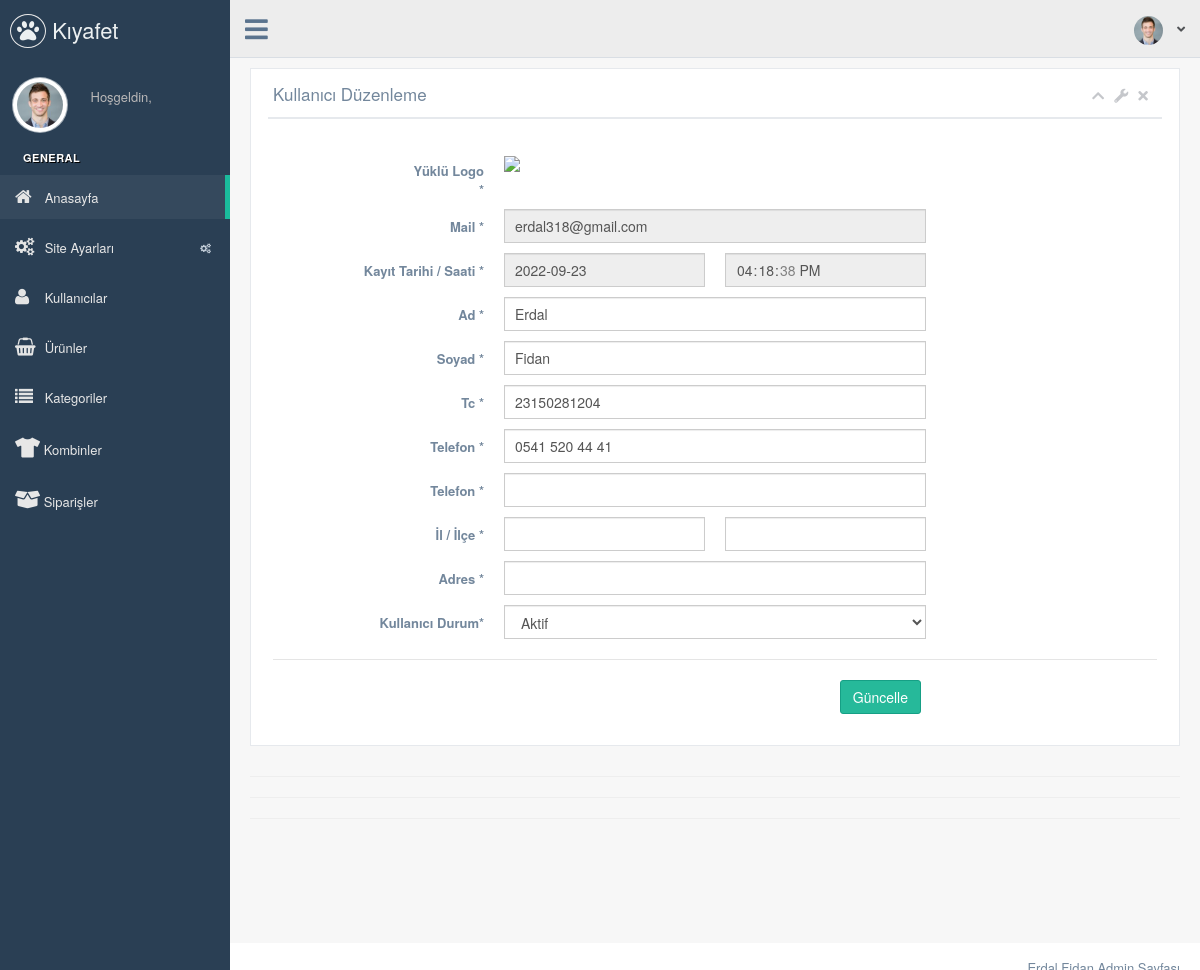
Screenshot of /nedmin/production/kullanici-duzenle?kullanici_id=2 (signed in) with the database file from the repository.
### tables this page shows
CREATE TABLE `kullanici` (
  `kullanici_id` int(11) NOT NULL,
  `kullanici_tc` varchar(50) NOT NULL,
  `kullanici_ad` varchar(50) NOT NULL,
  `kullanici_soyad` varchar(50) NOT NULL,
  `kullanici_mail` varchar(50) NOT NULL,
  `kullanici_password` varchar(50) NOT NULL,
  `kullanici_il` varchar(50) NOT NULL,
  `kullanici_ilce` varchar(50) NOT NULL,
  `kullanici_zip` varchar(50) NOT NULL,
  `kullanici_adres` text NOT NULL,
  `kullanici_tel` varchar(50) NOT NULL,
  `kullanici_resim` varchar(250) NOT NULL,
  `kullanici_durum` enum('0','1') NOT NULL DEFAULT '1',
  `kullanici_zaman` datetime NOT NULL DEFAULT CURRENT_TIMESTAMP
);

### nedmin/production/kullanici-duzenle.php (the view, shortened to what this page needs)
<?php
include 'header.php';
$kullanicisor=$db->prepare("SELECT * FROM kullanici where kullanici_id=:id");
$kullanicisor->execute(array(
	'id' => $_GET['kullanici_id']
));
$kullanicicek=$kullanicisor->fetch(PDO::FETCH_ASSOC);
?>
<div class="right_col" role="main">
	<div class="">
		<div class="row">
			<div class="col-md-12 col-sm-12 col-xs-12">
				<div class="x_panel">
					<div class="x_title">
						<h2>Kullanıcı Düzenleme </h2>
						<ul class="nav navbar-right panel_toolbox">
							<li><a class="collapse-link"><i class="fa fa-chevron-up"></i></a>
							</li>
							<li class="dropdown">
								<a href="#" class="dropdown-toggle" data-toggle="dropdown" role="button" aria-expanded="false"><i class="fa fa-wrench"></i></a>
							</li>
							<li><a class="close-link"><i class="fa fa-close"></i></a>
							</li>
						</ul>
						<div class="clearfix"></div>
					</div>
					<div class="x_content">
						<br />
						<form action="../netting/islem.php" method="POST" id="demo-form2" data-parsley-validate class="form-horizontal form-label-left">
							<?php
							$zaman=explode(" ",$kullanicicek['kullanici_zaman']);
							?>
							<div class="form-group">
								<label class="control-label col-md-3 col-sm-3 col-xs-12" for="first-name">Yüklü Logo<br><span class="required">*</span>
								</label>
								<div class="col-md-6 col-sm-6 col-xs-12">
									<img width="200"  src="../../<?php echo $kullanicicek['kullanici_resim']; ?>">
								</div>
							</div>
							<div class="form-group">
								<label class="control-label col-md-3 col-sm-3 col-xs-12" for="first-name">Mail <span class="required">*</span>
								</label>
								<div class="col-md-6 col-sm-6 col-xs-12">
									<input type="mail" id="first-name" name="kullanici_mail" disabled="" value="<?php echo $kullanicicek['kullanici_mail'] ?>" required="required" class="form-control col-md-7 col-xs-12">
								</div>
							</div>
							<div class="form-group">
								<label class="control-label col-md-3 col-sm-3 col-xs-12" for="first-name">Kayıt Tarihi / Saati <span class="required">*</span>
								</label>
								<div class="col-md-3 col-sm-3 col-xs-6">
									<input type="" id="first-name" name="kullanici_zaman" disabled="" value="<?php echo $zaman[0]; ?>" required="required" class="form-control col-md-7 col-xs-12">
								</div>
								<div class="col-md-3 col-sm-3 col-xs-6">
									<input type="time" id="first-name" name="kullanici_zaman" disabled="" value="<?php echo $zaman[1]; ?>" required="required" class="form-control col-md-7 col-xs-12">
								</div>
							</div>
							<div class="form-group">
								<label class="control-label col-md-3 col-sm-3 col-xs-12" for="first-name">Ad <span class="required">*</span>
								</label>
								<div class="col-md-6 col-sm-6 col-xs-12">
									<input style="text-transform: capitalize;" type="text" id="first-name" name="kullanici_ad" value="<?php echo $kullanicicek['kullanici_ad'] ?>" required="required" class="form-control col-md-7 col-xs-12">
								</div>
							</div>
							<div class="form-group">
								<label class="control-label col-md-3 col-sm-3 col-xs-12" for="first-name">Soyad <span class="required">*</span>
								</label>
								<div class="col-md-6 col-sm-6 col-xs-12">
									<input style="text-transform: capitalize;" type="text" id="first-name" name="kullanici_soyad" value="<?php echo $kullanicicek['kullanici_soyad'] ?>" required="required" class="form-control col-md-7 col-xs-12">
								</div>
							</div>
							<div class="form-group">
								<label class="control-label col-md-3 col-sm-3 col-xs-12" for="first-name">Tc <span class="required">*</span>
								</label>
								<div class="col-md-6 col-sm-6 col-xs-12">
									<input type="text" id="first-name" name="kullanici_tc" value="<?php echo $kullanicicek['kullanici_tc'] ?>" required="required" class="form-control col-md-7 col-xs-12">
								</div>
							</div>
							<div class="form-group">
								<label class="control-label col-md-3 col-sm-3 col-xs-12" for="first-name">Telefon <span class="required">*</span>
								</label>
								<div class="col-md-6 col-sm-6 col-xs-12">
									<input type="tel" id="first-name" name="kullanici_tel" value="<?php echo $kullanicicek['kullanici_tel'] ?>" required="required" class="form-control col-md-7 col-xs-12">
								</div>
							</div>
							<div class="form-group">
								<label class="control-label col-md-3 col-sm-3 col-xs-12" for="first-name">Telefon <span class="required">*</span>
								</label>
								<div class="col-md-6 col-sm-6 col-xs-12">
									<input type="tel" id="first-name" name="kullanici_zip" value="<?php echo $kullanicicek['kullanici_zip'] ?>"  class="form-control col-md-7 col-xs-12">
								</div>
							</div>
							<div class="form-group">
								<label class="control-label col-md-3 col-sm-3 col-xs-12" for="first-name">İl / İlçe <span class="required">*</span>
								</label>
								<div class="col-md-3 col-sm-3 col-xs-6">
									<input type="text" id="first-name" name="kullanici_il" value="<?php echo $kullanicicek['kullanici_il'] ?>"  class="form-control col-md-7 col-xs-12 ilkharf">
								</div>
								<div class="col-md-3 col-sm-3 col-xs-6">
									<input type="text" id="first-name" name="kullanici_ilce" value="<?php echo $kullanicicek['kullanici_ilce'] ?>"  class="form-control col-md-7 col-xs-12 ilkharf">
								</div>
							</div>
							<div class="form-group">
								<label class="control-label col-md-3 col-sm-3 col-xs-12" for="first-name">Adres <span class="required">*</span>
								</label>
								<div class="col-md-6 col-sm-6 col-xs-12">
									<input type="text" id="first-name" name="kullanici_adres" value="<?php echo $kullanicicek['kullanici_adres'] ?>" required="required" class="form-control col-md-7 col-xs-12">
								</div>
							</div>
							<div class="form-group">
								<label class="control-label col-md-3 col-sm-3 col-xs-12" for="first-name">Kullanıcı Durum<span class="required">*</span>
								</label>
								<div class="col-md-6 col-sm-6 col-xs-12">
									<select id="heard" class="form-control" name="kullanici_durum" required>
										<option value="1" <?php echo $kullanicicek['kullanici_durum'] == '1' ? 'selected=""' : ''; ?>>Aktif</option>
									</select>
								</div>
							</div>
							<div class="ln_solid"></div>
							<div class="form-group">
								<div align="right" class="col-md-6 col-sm-6 col-xs-12 col-md-offset-3">
									<button type="submit" name="kullaniciduzenle" class="btn btn-success">Güncelle</button>
								</div>
							</div>
						</form>
					</div>
				</div>
			</div>
		</div>
		<hr>
		<hr>
		<hr>
	</div>
</div>
<?php include 'footer.php'; ?>

### nedmin/production/header.php (style rules this page uses)
.ilkharf { text-transform: capitalize; }

### rows the page displays
kullanici: kullanici_mail "erdal318@gmail.com", kullanici_zaman "2022-09-23", kullanici_zaman "16:18:38", kullanici_ad "Erdal", kullanici_soyad "Fidan", kullanici_tc "23150281204", kullanici_tel "0541 520 44 41", kullanici_durum "Aktif"
